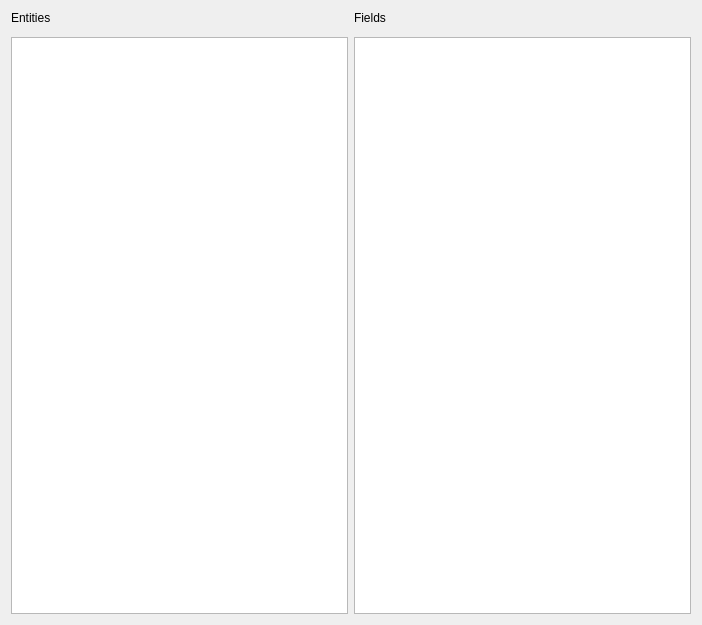
<?xml version="1.0" encoding="UTF-8"?>
<ui version="4.0">
 <class>Dialog</class>
 <widget class="QDialog" name="Dialog">
  <property name="geometry">
   <rect>
    <x>0</x>
    <y>0</y>
    <width>702</width>
    <height>625</height>
   </rect>
  </property>
  <property name="windowTitle">
   <string>The Current Sgtk Environment</string>
  </property>
  <layout class="QHBoxLayout" name="horizontalLayout">
   <item>
    <layout class="QVBoxLayout" name="ent_vlay" stretch="0,0,1">
     <item>
      <widget class="QLabel" name="ent_label">
       <property name="sizePolicy">
        <sizepolicy hsizetype="Expanding" vsizetype="Expanding">
         <horstretch>0</horstretch>
         <verstretch>0</verstretch>
        </sizepolicy>
       </property>
       <property name="text">
        <string>Entities</string>
       </property>
       <property name="alignment">
        <set>Qt::AlignLeading|Qt::AlignLeft|Qt::AlignVCenter</set>
       </property>
      </widget>
     </item>
     <item>
      <widget class="SearchWidget" name="ent_search" native="true">
       <property name="baseSize">
        <size>
         <width>0</width>
         <height>0</height>
        </size>
       </property>
      </widget>
     </item>
     <item>
      <widget class="QListWidget" name="ent_listWidget"/>
     </item>
    </layout>
   </item>
   <item>
    <layout class="QVBoxLayout" name="fld_vlay" stretch="0,0,1">
     <item>
      <widget class="QLabel" name="fld_label">
       <property name="sizePolicy">
        <sizepolicy hsizetype="Expanding" vsizetype="Expanding">
         <horstretch>0</horstretch>
         <verstretch>0</verstretch>
        </sizepolicy>
       </property>
       <property name="text">
        <string>Fields</string>
       </property>
       <property name="alignment">
        <set>Qt::AlignLeading|Qt::AlignLeft|Qt::AlignVCenter</set>
       </property>
      </widget>
     </item>
     <item>
      <widget class="SearchWidget" name="fld_search" native="true"/>
     </item>
     <item>
      <widget class="QListWidget" name="fld_listWidget"/>
     </item>
    </layout>
   </item>
  </layout>
 </widget>
 <customwidgets>
  <customwidget>
   <class>SearchWidget</class>
   <extends>QWidget</extends>
   <header>qtwidgets</header>
   <container>1</container>
  </customwidget>
 </customwidgets>
 <resources>
  <include location="resources.qrc"/>
 </resources>
 <connections/>
</ui>
